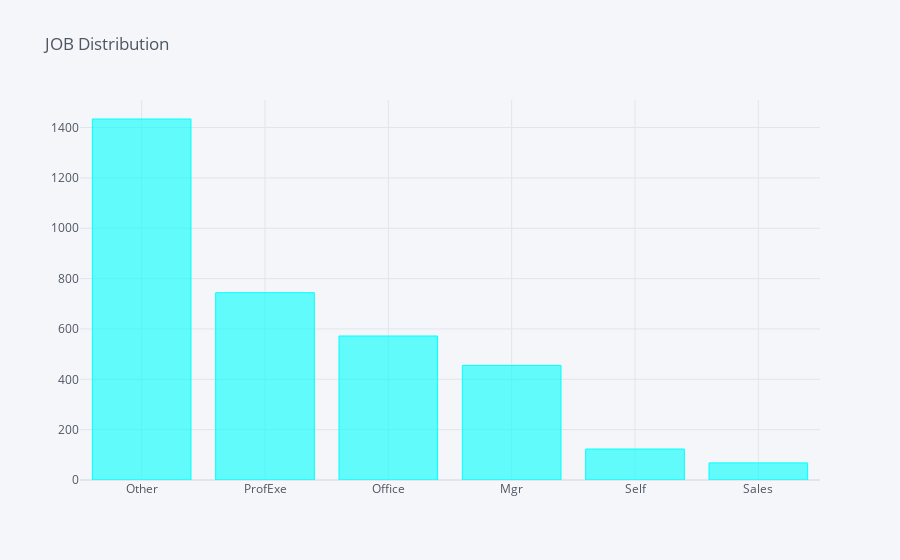
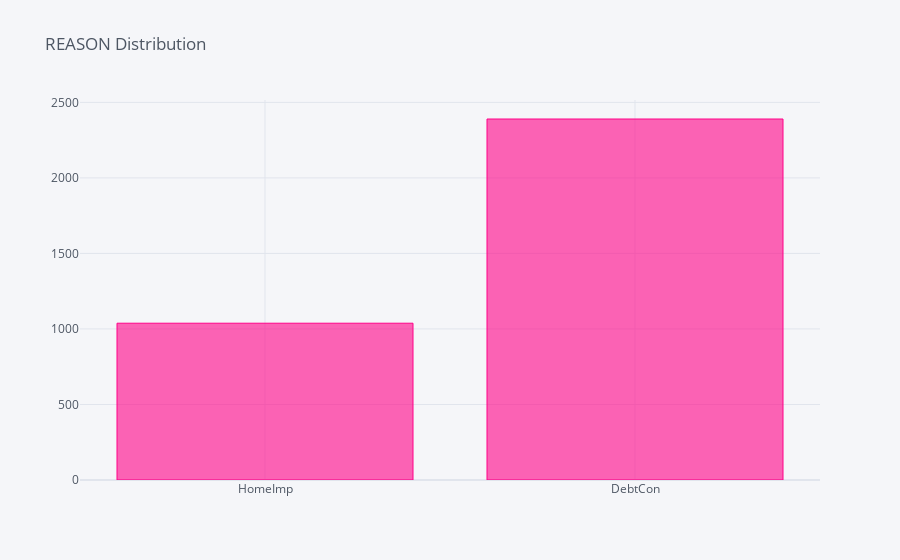

Notebook code cell kept with these figures, in order:
### Code cell
colors = ["cyan","pink"]
for i,col in enumerate(Cats):    
    Train[col].value_counts().sort_values(ascending = bool(i)).iplot(kind='bar',title = f"{col} Distribution",color = colors[i], filename='bar-subplots')

### Figure 1 — Plotly figure (JSON) as saved in the notebook; plotly's stock layout.template omitted (floating-point values rounded to 4 significant figures)
{"data": [{"marker": {"color": "rgba(0, 255, 255, 0.6)", "line": {"color": "rgba(0, 255, 255, 1.0)", "width": 1}}, "name": "JOB", "orientation": "v", "text": "", "type": "bar", "x": ["Other", "ProfExe", "Office", "Mgr", "Self", "Sales"], "y": [1434, 744, 572, 455, 123, 68]}], "layout": {"autosize": true, "legend": {"bgcolor": "#F5F6F9", "font": {"color": "#4D5663"}}, "paper_bgcolor": "#F5F6F9", "plot_bgcolor": "#F5F6F9", "title": {"font": {"color": "#4D5663"}, "text": "JOB Distribution"}, "xaxis": {"autorange": true, "gridcolor": "#E1E5ED", "range": [-0.5, 5.5], "showgrid": true, "tickfont": {"color": "#4D5663"}, "title": {"font": {"color": "#4D5663"}, "text": ""}, "type": "category", "zerolinecolor": "#E1E5ED"}, "yaxis": {"autorange": true, "gridcolor": "#E1E5ED", "range": [0, 1509.0], "showgrid": true, "tickfont": {"color": "#4D5663"}, "title": {"font": {"color": "#4D5663"}, "text": ""}, "type": "linear", "zerolinecolor": "#E1E5ED"}}}

### Figure 2 — Plotly figure (JSON) as saved in the notebook; plotly's stock layout.template omitted (floating-point values rounded to 4 significant figures)
{"data": [{"marker": {"color": "rgba(255, 0, 136, 0.6)", "line": {"color": "rgba(255, 0, 136, 1.0)", "width": 1}}, "name": "REASON", "orientation": "v", "text": "", "type": "bar", "x": ["HomeImp", "DebtCon"], "y": [1038, 2390]}], "layout": {"autosize": true, "legend": {"bgcolor": "#F5F6F9", "font": {"color": "#4D5663"}}, "paper_bgcolor": "#F5F6F9", "plot_bgcolor": "#F5F6F9", "title": {"font": {"color": "#4D5663"}, "text": "REASON Distribution"}, "xaxis": {"autorange": true, "gridcolor": "#E1E5ED", "range": [-0.5, 1.5], "showgrid": true, "tickfont": {"color": "#4D5663"}, "title": {"font": {"color": "#4D5663"}, "text": ""}, "type": "category", "zerolinecolor": "#E1E5ED"}, "yaxis": {"autorange": true, "gridcolor": "#E1E5ED", "range": [0, 2516.0], "showgrid": true, "tickfont": {"color": "#4D5663"}, "title": {"font": {"color": "#4D5663"}, "text": ""}, "type": "linear", "zerolinecolor": "#E1E5ED"}}}
